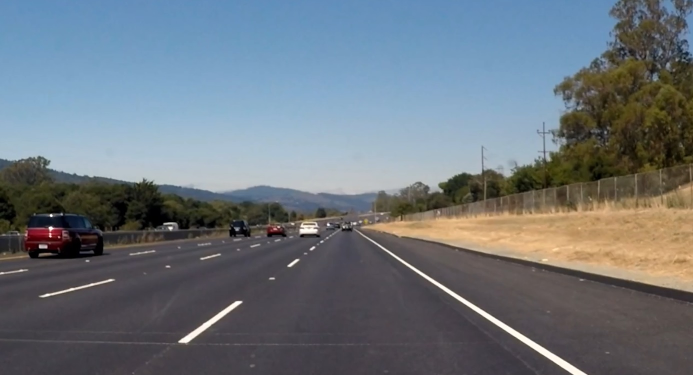
#> input picture test.jpg, 1386 x 750 px (shown at 1/2 size)
$ python regionSelection.py
#> lines starting #> are read from the running program, lines starting #| are printed output that depends on the picture; after the words box and inside, x2 and y2 are one past the last pixel; in counts of white or black regions, pixels touching at a corner belong together
import matplotlib.pyplot as plt
import matplotlib.image as mpimg
import numpy as np

# Read in the image and print some stats
image = mpimg.imread('test.jpg')
#> image is the input picture: shape (750, 1386, 3); mean R, G, B 108.3, 116.7, 124.3
print('This image is: ', type(image),'with dimensions:', image.shape)
#| This image is:  <class 'numpy.ndarray'> with dimensions: (750, 1386, 3)

# Pull out the x and y sizes and make a copy of the image
ysize = image.shape[0]
#> ysize = 750
xsize = image.shape[1]
#> xsize = 1386
print(ysize)
#| 750
print(xsize)
#| 1386
region_select = np.copy(image)

# Define a triangle region of interest
# Keep in mind the origin (x=0, y=0) is in the upper left in image processing
# Note: if you run this code, you'll find these are not sensible values!!
# But you'll get a chance to play with them soon in a quiz
left_bottom = [150, 750]
right_bottom = [1250, 750]
apex = [xsize/2, ysize/2+50]
#> apex = [693, 425]

# Fit lines (y=Ax+B) to identify the  3 sided region of interest
# np.polyfit() returns the coefficients [A, B] of the fit
fit_left = np.polyfit((left_bottom[0], apex[0]), (left_bottom[1], apex[1]), 1)
#> fit_left = [-0.599, 839.8]
fit_right = np.polyfit((right_bottom[0], apex[0]), (right_bottom[1], apex[1]), 1)
#> fit_right = [0.583, 20.65]
fit_bottom = np.polyfit((left_bottom[0], right_bottom[0]), (left_bottom[1], right_bottom[1]), 1)

# Find the region inside the lines
XX, YY = np.meshgrid(np.arange(0, xsize), np.arange(0, ysize))
region_thresholds = (YY > (XX*fit_left[0] + fit_left[1])) & \
                    (YY > (XX*fit_right[0] + fit_right[1])) & \
                    (YY < (XX*fit_bottom[0] + fit_bottom[1]))

# Color pixels red which are inside the region of interest
region_select[region_thresholds] = [255, 0, 0]
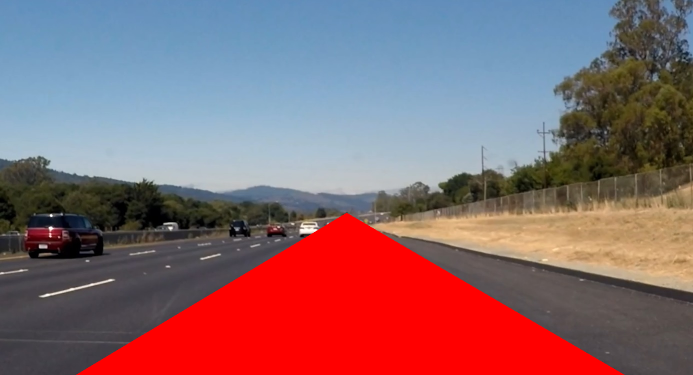
#> region_select: shape (750, 1386, 3) (shown at 1/2 size); 17.14% of pixels changed, all inside (x1, y1, x2, y2) = (152, 426, 1249, 750)

# Display the image
plt.imshow(region_select)

# uncomment if plot does not display
plt.show()

$ run again, with capture.JPG copied over test.jpg
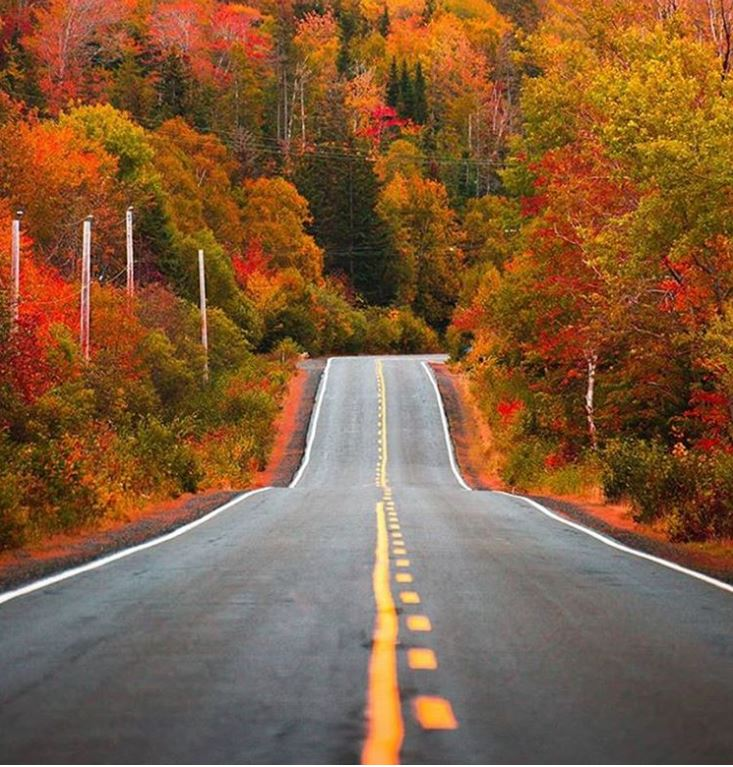
#> input picture capture.JPG, 733 x 767 px
#> image is the input picture: shape (767, 733, 3); mean R, G, B 129.3, 92.2, 60.5
#| This image is:  <class 'numpy.ndarray'> with dimensions: (767, 733, 3)
#| 767
#| 733
#> `region_select[region_thresholds] = [255, 0, 0]`:
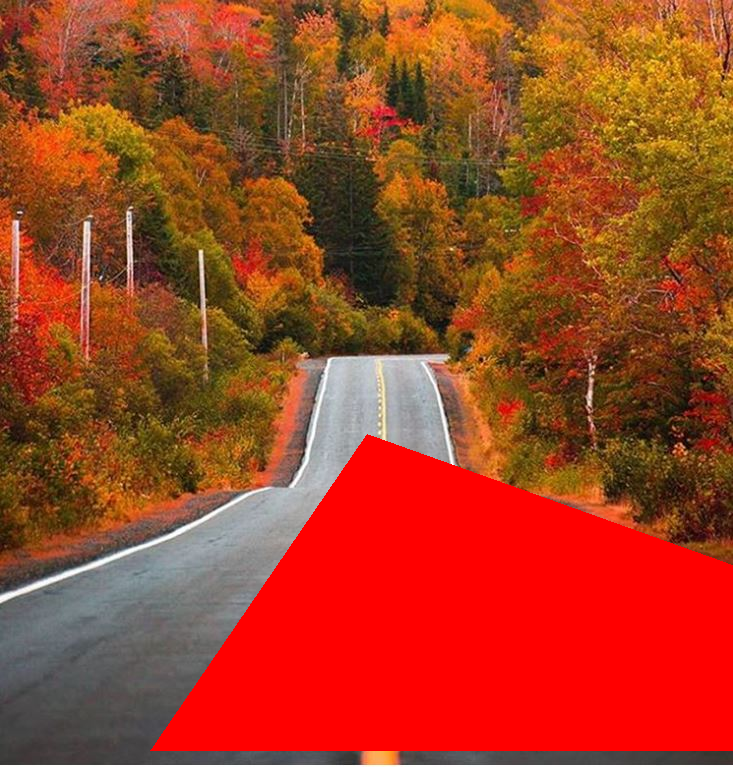
#> region_select: shape (767, 733, 3); mean R, G, B 158.4, 65.6, 35.1
